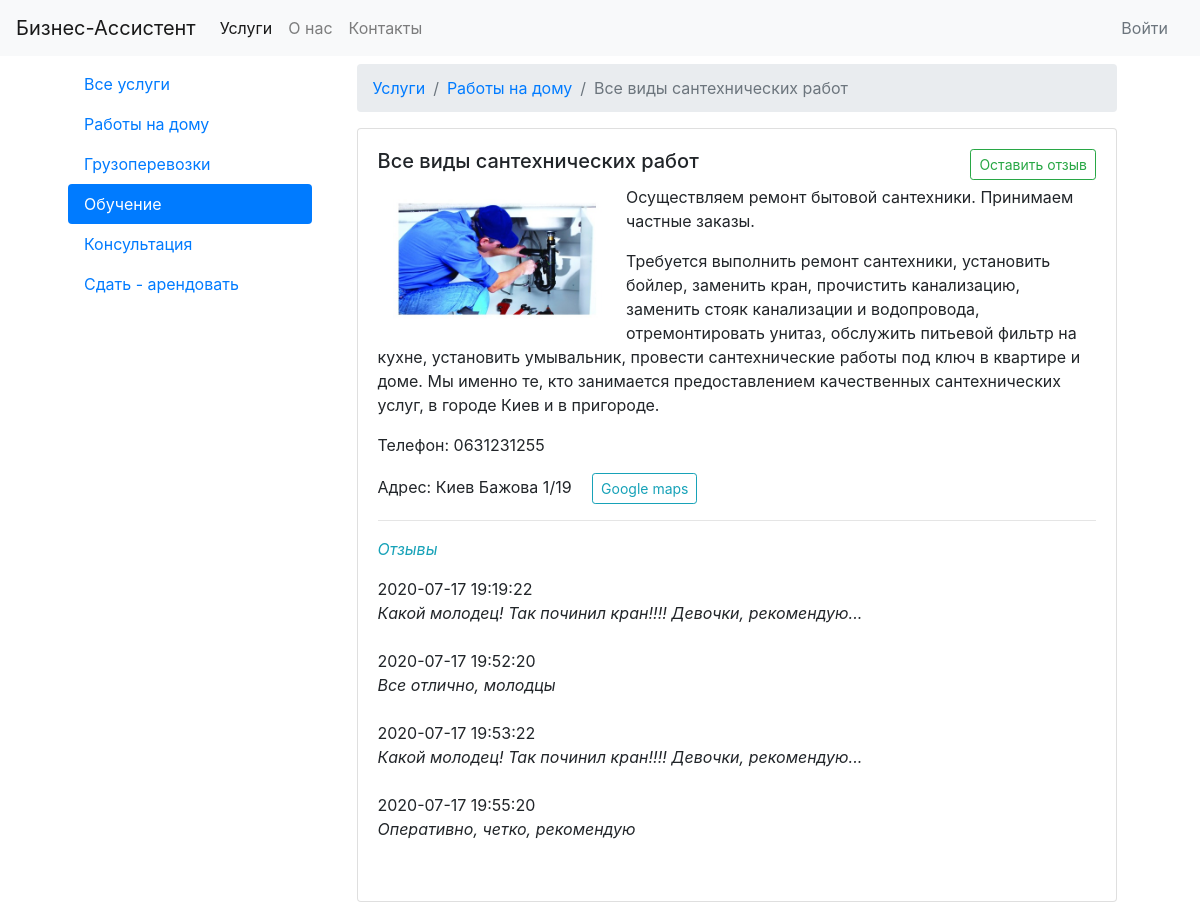
Page /services/product.php?id=3 on the committed database.
### tables this page shows
CREATE TABLE `serv_category` (
  `serv_cat_id` int(11) NOT NULL,
  `serv_cat_name` varchar(255) NOT NULL
);

CREATE TABLE `serv_orders` (
  `id` int(11) NOT NULL,
  `user_b_id` varchar(255) NOT NULL,
  `cat_id` varchar(255) NOT NULL,
  `title` varchar(255) NOT NULL,
  `description` varchar(255) NOT NULL,
  `content` varchar(500) NOT NULL,
  `data` varchar(50) NOT NULL,
  `data_start` varchar(50) NOT NULL,
  `phone` varchar(50) NOT NULL,
  `addr_town` varchar(255) NOT NULL,
  `addr_street` varchar(255) NOT NULL,
  `addr_house` varchar(255) NOT NULL,
  `addr_flat` varchar(50) NOT NULL,
  `status` varchar(255) NOT NULL,
  `image` varchar(255) NOT NULL,
  `data_stop` varchar(50) NOT NULL
);

CREATE TABLE `review` (
  `id` int(11) NOT NULL,
  `modificator` int(11) NOT NULL,
  `unit_id` int(11) NOT NULL,
  `user_id` int(11) NOT NULL,
  `date_time` varchar(50) NOT NULL,
  `reviewText` text NOT NULL
);

### services/product.php (the view)
<?php
	include $_SERVER['DOCUMENT_ROOT'] . '/services/configs/db.php';
	include $_SERVER['DOCUMENT_ROOT'] . "/services/parts/header.php";
		$sql = "SELECT * FROM serv_orders WHERE id=" . $_GET['id'] . " ";
		$result = $conn->query($sql);
		$row = mysqli_fetch_assoc($result);
		$categoryResult = $conn->query('SELECT * FROM serv_category WHERE serv_cat_id =' . $row['cat_id'] . '');
		$category =  mysqli_fetch_assoc($categoryResult);
?>
<nav aria-label="breadcrumb">
  <ol class="breadcrumb">
    <li class="breadcrumb-item"><a href="/">Услуги</a></li>
    <li class="breadcrumb-item active">
    	<a href="/services/cat.php?id=<?php echo $category['serv_cat_id'] ?>">
    		<?php echo $category['serv_cat_name'];?>
    	</a>
    </li>
    <li class="breadcrumb-item active" aria-current="page"><?php echo $row['title']?></li>
  </ol>
</nav>
<div class="row">
	<div class="col-12">
		<div class="card">
			<div class="card-body">
		   		<h5 class="card-title">
		   			<?php echo $row['title']; ?>
		   			<a href="/services/servReview.php?id=<?php echo $row['id']?>" type="button" class="btn btn-outline-success btn-sm float-right">Оставить отзыв</a>
		   		</h5>
		   		<div class="col-md-4">
			    	<img src="/services/images/<?php echo $row['image']; ?>" class="card-img float-left mr-4">
			    </div>
		   		<p class="card-text"><?php echo $row['description']; ?></p>
		   		<p class="card-text"><?php echo $row['content']; ?></p>
		   		<p class="card-text">Телефон: <?php echo $row['phone']; ?></p>
		   			<?php
		   				if($row['addr_town'] != '' && $row['addr_street'] != '' && $row['addr_house'] != ''){
		   					?>
		   						<p class="card-text">Адрес: <?php echo $row['addr_town'] . " " . $row['addr_street'] . " " . $row['addr_house'] . "/" . $row['addr_flat']; ?>
		   						<a href="https://www.google.com/maps/place/<?php echo $row['addr_town'] . "+" . $row['addr_street'] . "+" . $row['addr_house']?>"  type="button" class="btn btn-outline-info btn-sm ml-3">Google maps</a>
		   						</p>
					<?php
		   				}
		   				echo "<hr><p><i class='text-info'>Отзывы</i><p>";
		   				$sql = "SELECT * FROM review WHERE user_id='" . $_GET['id'] . "' LIMIT 5";
						$result = $conn->query($sql);
						while ($row = mysqli_fetch_assoc($result)){
							echo $row['date_time'] . "<br>";
							echo "<i class='card-text'>" . $row['reviewText'] . "</i><br><br>";
						}
		   			?>
	  		</div>
		</div>
	</div>
</div>
<?php
	include $_SERVER['DOCUMENT_ROOT'] . "/services/parts/futer.php";
?>

### services/parts/cat_nav.php
<div class="nav flex-column nav-pills" id="v-pills-tab" role="tablist" aria-orientation="vertical">
	<a class="nav-link <?php if( !isset($_GET['id']) ){echo 'active';}?>" href="/services/allServices.php">Все услуги</a>
	<?php
		$sql = "SELECT * FROM serv_category";
		$result = $conn->query($sql);
		while ( $row = mysqli_fetch_assoc($result) ) {
			if (isset($_GET['id']) && $_GET['id'] == $row['serv_cat_id']) {?>
				<a class="nav-link active" href="/services/cat.php?id=<?php echo $row['serv_cat_id']?>"><?php echo $row['serv_cat_name']?></a>
			<?php
			}
			else {?>
				<a class="nav-link" href="/services/cat.php?id=<?php echo $row['serv_cat_id']?>"><?php echo $row['serv_cat_name']?></a>
			<?php
			}
		}
	?>
</div>

### rows in the picture
serv_category: serv_cat_name "Работы на дому"
serv_category: serv_cat_name "Грузоперевозки"
serv_category: serv_cat_name "Обучение"
serv_category: serv_cat_name "Консультация"
serv_category: serv_cat_name "Сдать - арендовать"
serv_orders: title "Все виды сантехнических работ", image (picture), description "Осуществляем ремонт бытовой сантехники. Принимаем частные заказы.", content "Требуется выполнить ремонт сантехники, установить бойлер, заменить кран, прочистить канализацию, заменить стояк канализации и водопровода, отремонтировать унитаз, обслужить питьевой фильтр на кухне, установить умывальник, провести сантехнические работы под ключ в квартире и доме. Мы именно те, кто занимается предоставлением качественных сантехнических услуг, в городе Киев и в пригороде.", phone "0631231255", addr_town "Киев", addr_street "Бажова", addr_house "1", addr_flat "19"
review: date_time "2020-07-17 19:19:22", reviewText "Какой молодец! Так починил кран!!!! Девочки, рекомендую..."
review: date_time "2020-07-17 19:52:20", reviewText "Все отлично, молодцы"
review: date_time "2020-07-17 19:53:22", reviewText "Какой молодец! Так починил кран!!!! Девочки, рекомендую..."
review: date_time "2020-07-17 19:55:20", reviewText "Оперативно, четко, рекомендую"
